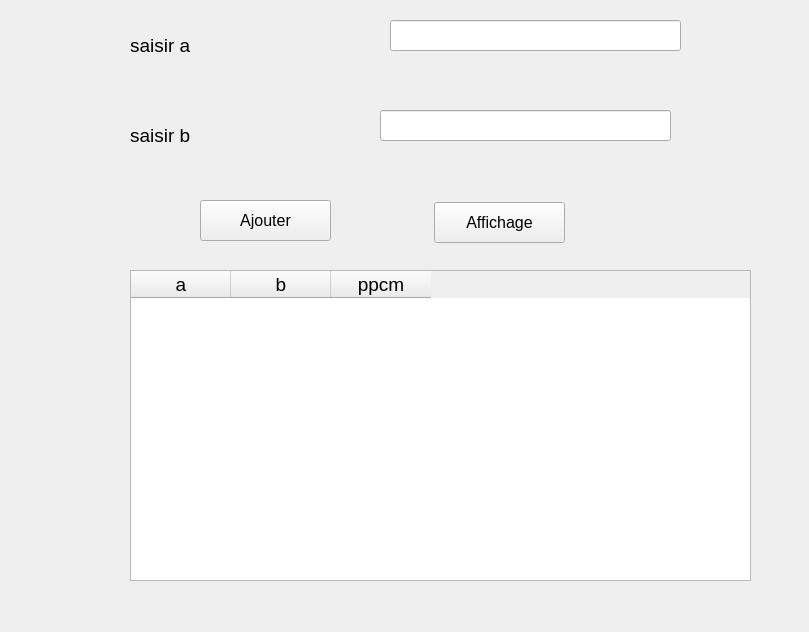
<?xml version="1.0" encoding="UTF-8"?>
<ui version="4.0">
 <class>Form</class>
 <widget class="QWidget" name="Form">
  <property name="geometry">
   <rect>
    <x>0</x>
    <y>0</y>
    <width>809</width>
    <height>632</height>
   </rect>
  </property>
  <property name="windowTitle">
   <string>Form</string>
  </property>
  <widget class="QLabel" name="label">
   <property name="geometry">
    <rect>
     <x>130</x>
     <y>30</y>
     <width>231</width>
     <height>31</height>
    </rect>
   </property>
   <property name="font">
    <font>
     <pointsize>14</pointsize>
    </font>
   </property>
   <property name="text">
    <string>saisir a </string>
   </property>
  </widget>
  <widget class="QLineEdit" name="na">
   <property name="geometry">
    <rect>
     <x>390</x>
     <y>20</y>
     <width>291</width>
     <height>31</height>
    </rect>
   </property>
   <property name="font">
    <font>
     <pointsize>14</pointsize>
    </font>
   </property>
  </widget>
  <widget class="QLineEdit" name="nb">
   <property name="geometry">
    <rect>
     <x>380</x>
     <y>110</y>
     <width>291</width>
     <height>31</height>
    </rect>
   </property>
   <property name="font">
    <font>
     <pointsize>14</pointsize>
    </font>
   </property>
  </widget>
  <widget class="QLabel" name="label_2">
   <property name="geometry">
    <rect>
     <x>130</x>
     <y>120</y>
     <width>231</width>
     <height>31</height>
    </rect>
   </property>
   <property name="font">
    <font>
     <pointsize>14</pointsize>
    </font>
   </property>
   <property name="text">
    <string>saisir b</string>
   </property>
  </widget>
  <widget class="QTableWidget" name="table">
   <property name="geometry">
    <rect>
     <x>130</x>
     <y>270</y>
     <width>621</width>
     <height>311</height>
    </rect>
   </property>
   <property name="font">
    <font>
     <pointsize>14</pointsize>
    </font>
   </property>
   <column>
    <property name="text">
     <string>a</string>
    </property>
   </column>
   <column>
    <property name="text">
     <string>b</string>
    </property>
   </column>
   <column>
    <property name="text">
     <string>ppcm</string>
    </property>
   </column>
  </widget>
  <widget class="QPushButton" name="afficher">
   <property name="geometry">
    <rect>
     <x>434</x>
     <y>202</y>
     <width>131</width>
     <height>41</height>
    </rect>
   </property>
   <property name="font">
    <font>
     <pointsize>12</pointsize>
    </font>
   </property>
   <property name="text">
    <string>Affichage</string>
   </property>
  </widget>
  <widget class="QPushButton" name="ajouter">
   <property name="geometry">
    <rect>
     <x>200</x>
     <y>200</y>
     <width>131</width>
     <height>41</height>
    </rect>
   </property>
   <property name="font">
    <font>
     <pointsize>12</pointsize>
    </font>
   </property>
   <property name="text">
    <string>Ajouter</string>
   </property>
  </widget>
 </widget>
 <resources/>
 <connections/>
</ui>
